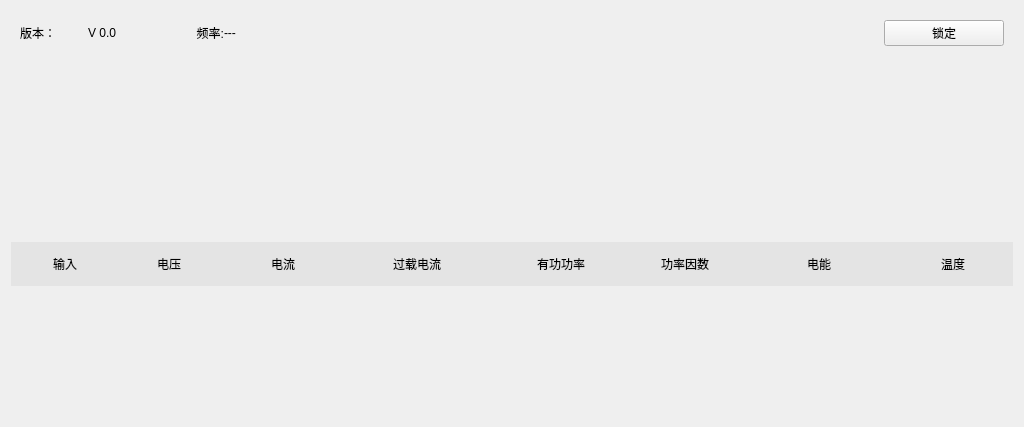
<?xml version="1.0" encoding="UTF-8"?>
<ui version="4.0">
 <class>LineWid</class>
 <widget class="QWidget" name="LineWid">
  <property name="geometry">
   <rect>
    <x>0</x>
    <y>0</y>
    <width>1024</width>
    <height>427</height>
   </rect>
  </property>
  <property name="windowTitle">
   <string>Form</string>
  </property>
  <layout class="QGridLayout" name="gridLayout">
   <item row="1" column="0">
    <widget class="QWidget" name="totalWid" native="true"/>
   </item>
   <item row="2" column="0">
    <layout class="QVBoxLayout" name="verticalLayout">
     <property name="spacing">
      <number>0</number>
     </property>
     <item>
      <widget class="QWidget" name="line1Wid_2" native="true">
       <property name="styleSheet">
        <string notr="true">background-color: rgb(228,228,228);</string>
       </property>
       <layout class="QHBoxLayout" name="horizontalLayout">
        <property name="spacing">
         <number>0</number>
        </property>
        <property name="leftMargin">
         <number>0</number>
        </property>
        <property name="topMargin">
         <number>0</number>
        </property>
        <property name="rightMargin">
         <number>0</number>
        </property>
        <property name="bottomMargin">
         <number>0</number>
        </property>
        <item>
         <widget class="QLabel" name="label_5">
          <property name="minimumSize">
           <size>
            <width>100</width>
            <height>0</height>
           </size>
          </property>
          <property name="maximumSize">
           <size>
            <width>100</width>
            <height>16777215</height>
           </size>
          </property>
          <property name="styleSheet">
           <string notr="true"/>
          </property>
          <property name="text">
           <string>输入</string>
          </property>
          <property name="alignment">
           <set>Qt::AlignCenter</set>
          </property>
         </widget>
        </item>
        <item>
         <widget class="QLabel" name="label_13">
          <property name="minimumSize">
           <size>
            <width>100</width>
            <height>0</height>
           </size>
          </property>
          <property name="maximumSize">
           <size>
            <width>100</width>
            <height>16777215</height>
           </size>
          </property>
          <property name="text">
           <string>电压</string>
          </property>
          <property name="alignment">
           <set>Qt::AlignCenter</set>
          </property>
         </widget>
        </item>
        <item>
         <widget class="QLabel" name="label_9">
          <property name="minimumSize">
           <size>
            <width>100</width>
            <height>0</height>
           </size>
          </property>
          <property name="maximumSize">
           <size>
            <width>120</width>
            <height>16777215</height>
           </size>
          </property>
          <property name="text">
           <string>电流</string>
          </property>
          <property name="alignment">
           <set>Qt::AlignCenter</set>
          </property>
         </widget>
        </item>
        <item>
         <widget class="QLabel" name="label_3">
          <property name="minimumSize">
           <size>
            <width>100</width>
            <height>0</height>
           </size>
          </property>
          <property name="maximumSize">
           <size>
            <width>140</width>
            <height>16777215</height>
           </size>
          </property>
          <property name="text">
           <string>过载电流</string>
          </property>
          <property name="alignment">
           <set>Qt::AlignCenter</set>
          </property>
         </widget>
        </item>
        <item>
         <widget class="QLabel" name="label_8">
          <property name="minimumSize">
           <size>
            <width>100</width>
            <height>0</height>
           </size>
          </property>
          <property name="maximumSize">
           <size>
            <width>140</width>
            <height>16777215</height>
           </size>
          </property>
          <property name="text">
           <string>有功功率</string>
          </property>
          <property name="alignment">
           <set>Qt::AlignCenter</set>
          </property>
         </widget>
        </item>
        <item>
         <widget class="QLabel" name="label_6">
          <property name="minimumSize">
           <size>
            <width>100</width>
            <height>0</height>
           </size>
          </property>
          <property name="maximumSize">
           <size>
            <width>100</width>
            <height>16777215</height>
           </size>
          </property>
          <property name="text">
           <string>功率因数</string>
          </property>
          <property name="alignment">
           <set>Qt::AlignCenter</set>
          </property>
         </widget>
        </item>
        <item>
         <widget class="QLabel" name="label_7">
          <property name="minimumSize">
           <size>
            <width>100</width>
            <height>0</height>
           </size>
          </property>
          <property name="maximumSize">
           <size>
            <width>160</width>
            <height>16777215</height>
           </size>
          </property>
          <property name="text">
           <string>电能</string>
          </property>
          <property name="alignment">
           <set>Qt::AlignCenter</set>
          </property>
         </widget>
        </item>
        <item>
         <widget class="QLabel" name="label_4">
          <property name="minimumSize">
           <size>
            <width>100</width>
            <height>0</height>
           </size>
          </property>
          <property name="maximumSize">
           <size>
            <width>100</width>
            <height>16777215</height>
           </size>
          </property>
          <property name="text">
           <string>温度</string>
          </property>
          <property name="alignment">
           <set>Qt::AlignCenter</set>
          </property>
         </widget>
        </item>
       </layout>
      </widget>
     </item>
     <item>
      <widget class="QWidget" name="line1Wid" native="true">
       <property name="styleSheet">
        <string notr="true">QWidget{
border-bottom:2px solid rgb(228,228,228);
};</string>
       </property>
      </widget>
     </item>
     <item>
      <widget class="QWidget" name="line2Wid" native="true">
       <property name="styleSheet">
        <string notr="true">QWidget{
border-bottom:2px solid rgb(228,228,228);
};</string>
       </property>
      </widget>
     </item>
     <item>
      <widget class="QWidget" name="line3Wid" native="true">
       <property name="styleSheet">
        <string notr="true">QWidget{
border-bottom:2px solid rgb(228,228,228);
};</string>
       </property>
      </widget>
     </item>
    </layout>
   </item>
   <item row="0" column="0">
    <widget class="QWidget" name="Awidget" native="true">
     <property name="sizePolicy">
      <sizepolicy hsizetype="Preferred" vsizetype="Fixed">
       <horstretch>0</horstretch>
       <verstretch>0</verstretch>
      </sizepolicy>
     </property>
     <layout class="QHBoxLayout" name="horizontalLayout_2">
      <property name="spacing">
       <number>0</number>
      </property>
      <item>
       <widget class="QLabel" name="label_2">
        <property name="minimumSize">
         <size>
          <width>68</width>
          <height>18</height>
         </size>
        </property>
        <property name="text">
         <string>版本：</string>
        </property>
       </widget>
      </item>
      <item>
       <widget class="QLabel" name="version">
        <property name="minimumSize">
         <size>
          <width>68</width>
          <height>18</height>
         </size>
        </property>
        <property name="text">
         <string>V 0.0</string>
        </property>
       </widget>
      </item>
      <item>
       <widget class="QLabel" name="label">
        <property name="minimumSize">
         <size>
          <width>68</width>
          <height>18</height>
         </size>
        </property>
        <property name="text">
         <string>频率:</string>
        </property>
        <property name="alignment">
         <set>Qt::AlignRight|Qt::AlignTrailing|Qt::AlignVCenter</set>
        </property>
       </widget>
      </item>
      <item>
       <widget class="QLabel" name="rateLab">
        <property name="minimumSize">
         <size>
          <width>68</width>
          <height>18</height>
         </size>
        </property>
        <property name="text">
         <string>---</string>
        </property>
       </widget>
      </item>
      <item>
       <spacer name="horizontalSpacer">
        <property name="orientation">
         <enum>Qt::Horizontal</enum>
        </property>
        <property name="sizeHint" stdset="0">
         <size>
          <width>40</width>
          <height>20</height>
         </size>
        </property>
       </spacer>
      </item>
      <item>
       <widget class="QPushButton" name="lockBtn">
        <property name="sizePolicy">
         <sizepolicy hsizetype="Fixed" vsizetype="Fixed">
          <horstretch>0</horstretch>
          <verstretch>0</verstretch>
         </sizepolicy>
        </property>
        <property name="minimumSize">
         <size>
          <width>120</width>
          <height>18</height>
         </size>
        </property>
        <property name="text">
         <string>锁定</string>
        </property>
       </widget>
      </item>
     </layout>
    </widget>
   </item>
  </layout>
 </widget>
 <resources/>
 <connections/>
</ui>
